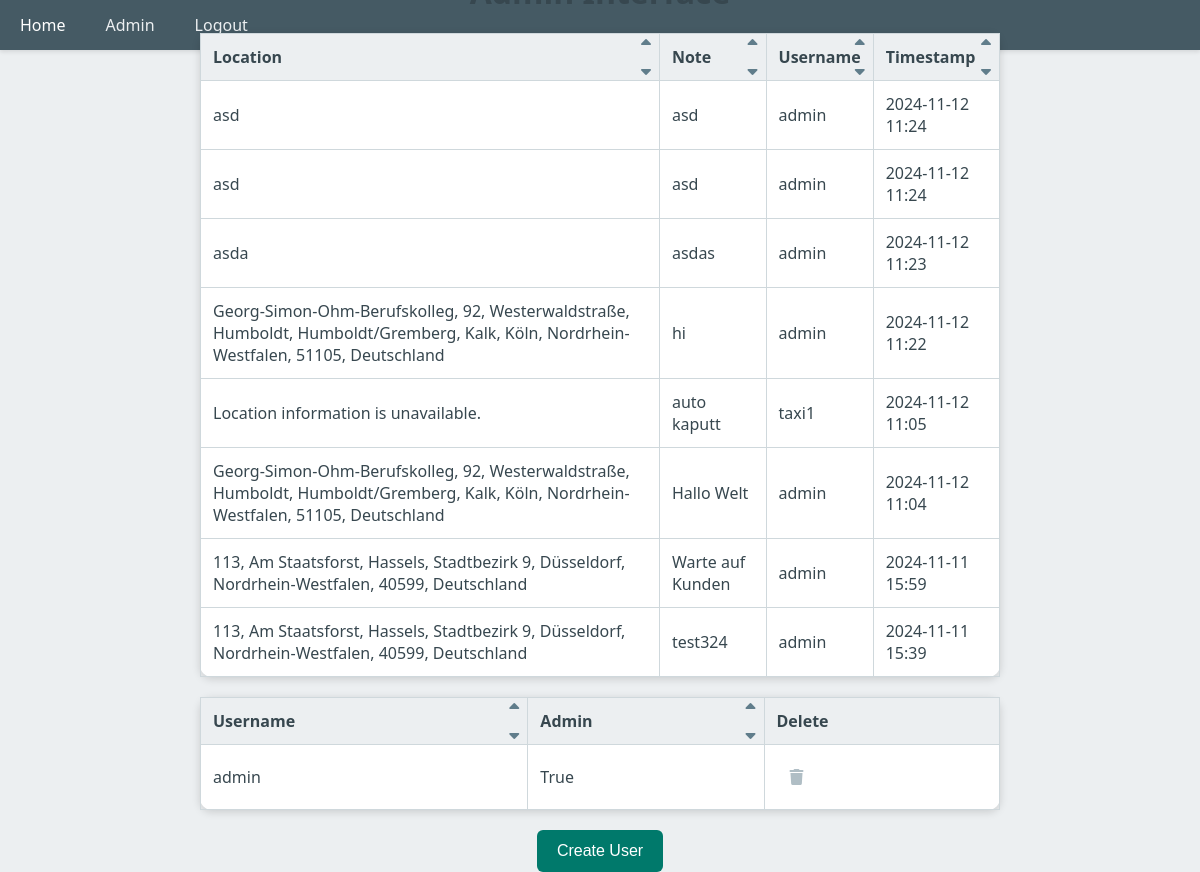
The page /admin (signed in) on the database its author committed.
### app/models/note.py (models this page shows)
class Note(db.Model):
    id = db.Column(db.Integer, primary_key=True)
    location = db.Column(db.String(100), nullable=False)
    content = db.Column(db.String(200), nullable=False)
    username = db.Column(db.String(100), nullable=False)
    timestamp = db.Column(db.DateTime, default=datetime.utcnow)

### app/models/user.py (models this page shows)
class User(db.Model):
    id = db.Column(db.Integer, primary_key=True)
    username = db.Column(db.String(100), unique=True, nullable=False)
    password = db.Column(db.String(200), nullable=False)
    admin = db.Column(db.Boolean, default=False)
    timestamp = db.Column(db.DateTime, default=datetime.utcnow)

### app/routes/auth_routes.py (the view)
@auth_bp.route('/admin')
def admin():
    user_id = request.cookies.get('user_id')
    if not user_id:
        return redirect(url_for('auth_bp.login'))
    user = User.query.get(user_id)
    if not user or not user.admin:
        return redirect(url_for('auth_bp.login'))
    notes_order = request.args.get('notes_order', 'timestamp_desc')
    users_order = request.args.get('users_order', 'username_desc')
    if notes_order == 'location_asc':
        notes = Note.query.order_by(Note.location.asc()).all()
    elif notes_order == 'location_desc':
        notes = Note.query.order_by(Note.location.desc()).all()
    elif notes_order == 'note_asc':
        notes = Note.query.order_by(Note.content.asc()).all()
    elif notes_order == 'note_desc':
        notes = Note.query.order_by(Note.content.desc()).all()
    elif notes_order == 'username_asc':
        notes = Note.query.order_by(Note.username.asc()).all()
    elif notes_order == 'username_desc':
        notes = Note.query.order_by(Note.username.desc()).all()
    elif notes_order == 'timestamp_asc':
        notes = Note.query.order_by(Note.timestamp.asc()).all()
    else:
        notes = Note.query.order_by(Note.timestamp.desc()).all()
    if users_order == 'username_asc':
        users = User.query.order_by(User.username.asc()).all()
    elif users_order == 'username_desc':
        users = User.query.order_by(User.username.desc()).all()
    elif users_order == 'admin_asc':
        users = User.query.order_by(User.admin.asc()).all()
    else:
        users = User.query.order_by(User.admin.desc()).all()
    return render_template('admin.html', notes=notes, users=users)

### app/templates/admin.html (shortened to what this page needs)
<!DOCTYPE html>
<html lang="en">
<head>
    <link rel="stylesheet" href="https://cdnjs.cloudflare.com/ajax/libs/font-awesome/6.0.0-beta3/css/all.min.css">
    <link rel="stylesheet" href="{{ url_for('static', filename='admin.css') }}">
</head>
<body>
    <div class="navbar">
        <a href="/">Home</a>
        <a href="/admin">Admin</a>
        <a href="/logout">Logout</a>
    </div>
    <div class="container">
        <h1>Admin Interface</h1>
        <table>
            <tr>
                <th>
                    Location
                    <div class="sort-icons">
                        <a href="{{ url_for('auth_bp.admin', notes_order='location_asc') }}"><i class="fas fa-sort-up"></i></a>
                        <a href="{{ url_for('auth_bp.admin', notes_order='location_desc') }}"><i class="fas fa-sort-down"></i></a>
                    </div>
                </th>
                <th>
                    Note
                    <div class="sort-icons">
                        <a href="{{ url_for('auth_bp.admin', notes_order='note_asc') }}"><i class="fas fa-sort-up"></i></a>
                        <a href="{{ url_for('auth_bp.admin', notes_order='note_desc') }}"><i class="fas fa-sort-down"></i></a>
                    </div>
                </th>
                <th>
                    Username
                    <div class="sort-icons">
                        <a href="{{ url_for('auth_bp.admin', notes_order='username_asc') }}"><i class="fas fa-sort-up"></i></a>
                        <a href="{{ url_for('auth_bp.admin', notes_order='username_desc') }}"><i class="fas fa-sort-down"></i></a>
                    </div>
                </th>
                <th>
                    Timestamp
                    <div class="sort-icons">
                        <a href="{{ url_for('auth_bp.admin', notes_order='timestamp_asc') }}"><i class="fas fa-sort-up"></i></a>
                        <a href="{{ url_for('auth_bp.admin', notes_order='timestamp_desc') }}"><i class="fas fa-sort-down"></i></a>
                    </div>
                </th>
            </tr>
            {% for note in notes %}
            <tr>
                <td>{{ note.location }}</td>
                <td>{{ note.content }}</td>
                <td>{{ note.username }}</td>
                <td>{{ note.timestamp.strftime('%Y-%m-%d %H:%M') }}</td>
            </tr>
            {% endfor %}
        </table>
        <table>
            <tr>
                <th>
                    Username
                    <div class="sort-icons">
                        <a href="{{ url_for('auth_bp.admin', users_order='username_asc') }}"><i class="fas fa-sort-up"></i></a>
                        <a href="{{ url_for('auth_bp.admin', users_order='username_desc') }}"><i class="fas fa-sort-down"></i></a>
                    </div>
                </th>
                <th>
                    Admin
                    <div class="sort-icons">
                        <a href="{{ url_for('auth_bp.admin', users_order='admin_asc') }}"><i class="fas fa-sort-up"></i></a>
                        <a href="{{ url_for('auth_bp.admin', users_order='admin_desc') }}"><i class="fas fa-sort-down"></i></a>
                    </div>
                </th>
                <th>Delete</th>
            </tr>
            {% for user in users %}
            <tr>
                <td>{{ user.username }}</td>
                <td>{{ user.admin }}</td>
                <td>
                    <form action="/user/delete_user" method="POST" class="delete-form">
                        <button type="submit" class="delete-btn">
                            <i class="fas fa-trash"></i>
                        </button>
                    </form>
                </td>
            </tr>
            {% endfor %}
        </table>
        <button id="createUserBtn">Create User</button>
    </div>
</body>
</html>

### app/static/admin.css (style rules this page uses)
body { font-family: 'Segoe UI', Tahoma, Geneva, Verdana, sans-serif; background-color: #eceff1; color: #37474f; margin: 0; padding: 0; }
.navbar { background-color: #455a64; overflow: hidden; box-shadow: 0 2px 4px rgba(0, 0, 0, 0.1); }
.navbar a { float: left; display: block; color: #eceff1; text-align: center; padding: 14px 20px; text-decoration: none; transition: background-color 0.3s ease; }
.container { display: flex; justify-content: center; align-items: center; height: 90vh; flex-direction: column; padding: 20px; box-sizing: border-box; }
h1 { color: #37474f; margin-bottom: 20px; }
table { background: #ffffff; padding: 20px; border-radius: 12px; box-shadow: 0 2px 8px rgba(0, 0, 0, 0.15); width: 100%; max-width: 800px; border-collapse: collapse; box-sizing: border-box; margin-bottom: 20px; }
th, td { padding: 12px; border: 1px solid #cfd8dc; text-align: left; }
th { background-color: #eceff1; color: #37474f; position: relative; }
th .sort-icons { display: flex; flex-direction: column; position: absolute; right: 8px; top: 50%; transform: translateY(-50%); }
th .sort-icons a { color: #607d8b; text-decoration: none; transition: color 0.3s ease; }
form { display: flex; flex-direction: column; }
form button { background-color: #00796b; color: white; padding: 12px; border: none; border-radius: 6px; cursor: pointer; font-size: 16px; transition: background-color 0.3s ease; }
#createUserBtn { background-color: #00796b; color: white; padding: 12px 20px; border: none; border-radius: 6px; cursor: pointer; font-size: 16px; transition: background-color 0.3s ease; }
.delete-btn { background-color: transparent; border: none; cursor: pointer; font-size: 16px; color: #b0bec5; width: 40px; height: 40px; display: flex; justify-content: center; align-items: center; transition: background-color 0.3s ease, color 0.3s ease; border-radius: 4px; }

### rows shown on the page
Note: location "asd", content "asd", username "admin", timestamp "2024-11-12 11:24"
Note: location "asd", content "asd", username "admin", timestamp "2024-11-12 11:24"
Note: location "asda", content "asdas", username "admin", timestamp "2024-11-12 11:23"
Note: location "Georg-Simon-Ohm-Berufskolleg, 92, Westerwaldstraße, Humboldt, Humboldt/Gremberg, Kalk, Köln, Nordrhein-Westfalen, 51105, Deutschland", content "hi", username "admin", timestamp "2024-11-12 11:22"
Note: location "Location information is unavailable.", content "auto kaputt", username "taxi1", timestamp "2024-11-12 11:05"
Note: location "Georg-Simon-Ohm-Berufskolleg, 92, Westerwaldstraße, Humboldt, Humboldt/Gremberg, Kalk, Köln, Nordrhein-Westfalen, 51105, Deutschland", content "Hallo Welt", username "admin", timestamp "2024-11-12 11:04"
Note: location "113, Am Staatsforst, Hassels, Stadtbezirk 9, Düsseldorf, Nordrhein-Westfalen, 40599, Deutschland", content "Warte auf Kunden", username "admin", timestamp "2024-11-11 15:59"
Note: location "113, Am Staatsforst, Hassels, Stadtbezirk 9, Düsseldorf, Nordrhein-Westfalen, 40599, Deutschland", content "test324", username "admin", timestamp "2024-11-11 15:39"
User: username "admin", admin "True"
